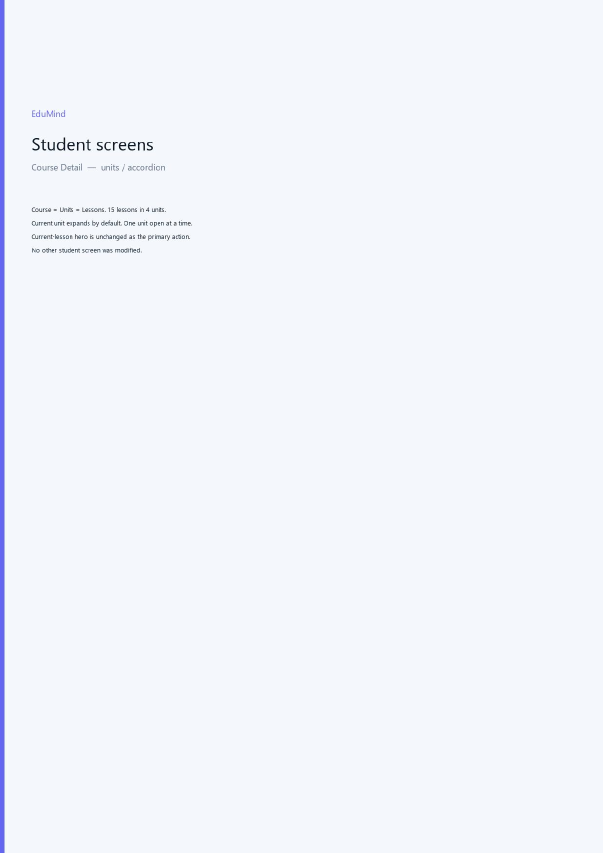
#> input picture tmp/design_pdf/student_v2-01.png, 1206 x 1706 px (shown at 1/2 size); its folder holds only this picture in this run
$ python make_contact_sheet.py
#> lines starting #> are read from the running program, lines starting #| are printed output that depends on the picture
from pathlib import Path

from PIL import Image, ImageDraw


src = Path(__file__).resolve().parent
images = sorted(src.glob("student_v2-*.png"))
thumbs = []

for index, path in enumerate(images, 1):
    image = Image.open(path).convert("RGB")
#> image is the input picture: PIL image 1206x1706 RGB; mean R, G, B 242.4, 245.4, 251.4
    image.thumbnail((220, 312))
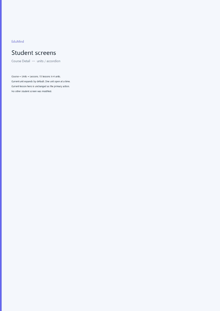
#> image: PIL image 220x311 RGB; mean R, G, B 242.4, 245.4, 251.4
    tile = Image.new("RGB", (240, 350), "white")
#> tile: PIL image 240x350 RGB; every value is 255
    tile.paste(image, ((240 - image.width) // 2, 28))
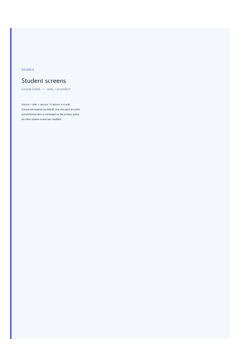
#> tile: PIL image 240x350 RGB; mean R, G, B 244.7, 247.2, 252
    draw = ImageDraw.Draw(tile)
    draw.text((10, 8), f"Page {index}", fill=(0, 0, 0))
    thumbs.append(tile)

cols = 4
rows = (len(thumbs) + cols - 1) // cols
#> rows = 1
sheet = Image.new("RGB", (cols * 240, rows * 350), (240, 240, 240))
#> sheet: PIL image 960x350 RGB; every value is 240
for index, tile in enumerate(thumbs):
    sheet.paste(tile, ((index % cols) * 240, (index // cols) * 350))
#> this loop made 1 pass
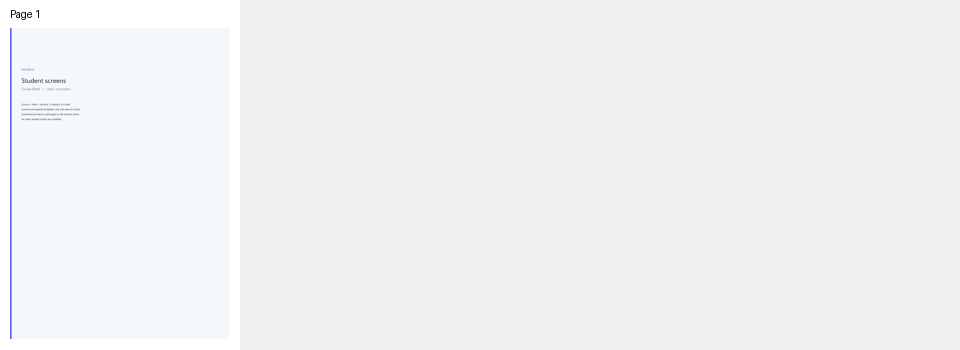
#> sheet: PIL image 960x350 RGB; mean R, G, B 241.1, 241.7, 243

output = src / "contact_sheet.png"
sheet.save(output)
print(output)

$ run again, on tmp/design_pdf/student_v2-05.png
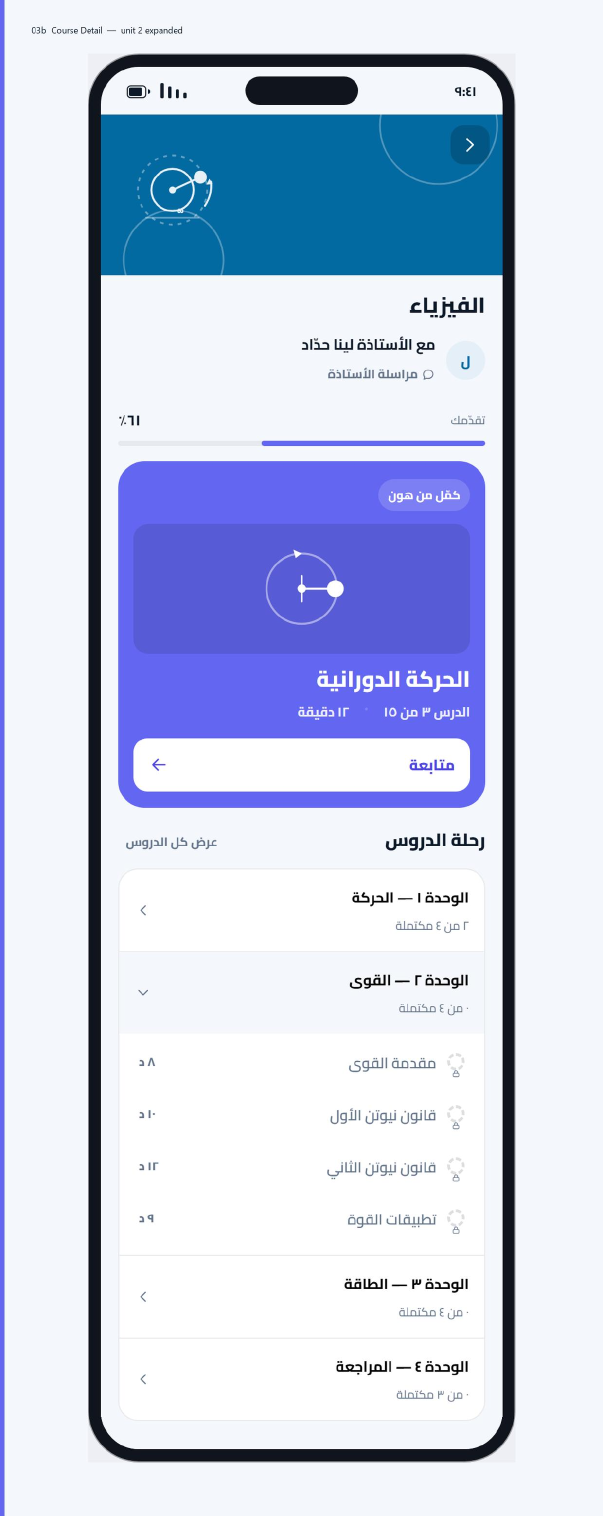
#> input picture tmp/design_pdf/student_v2-05.png, 1206 x 3031 px (shown at 1/2 size)
#> image is the input picture: PIL image 1206x3031 RGB; mean R, G, B 197.3, 206.8, 230.3
#> image: PIL image 124x312 RGB
#> `tile.paste(image, ((240 - image.width) // 2, 28))`:
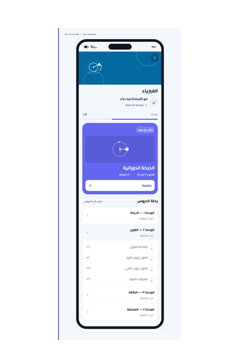
#> tile: PIL image 240x350 RGB; mean R, G, B 228.4, 232.8, 243.6
#> rows = 1
#> the loop `for index, tile in enumerate(thumbs):` made 1 pass
#> after the loop `for index, tile in enumerate(thumbs):`:
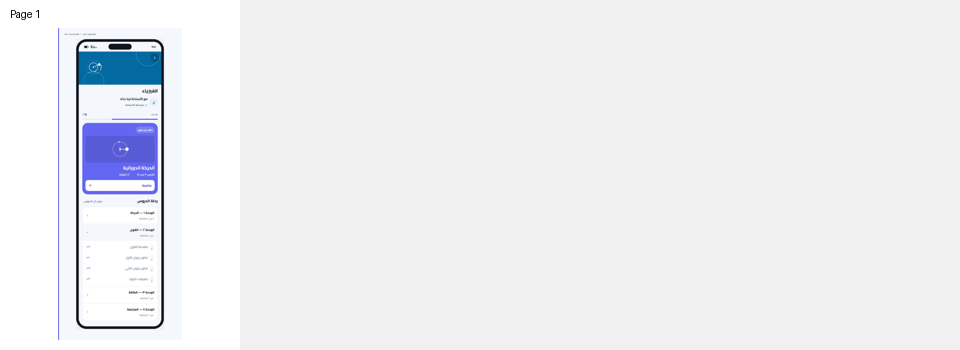
#> sheet: PIL image 960x350 RGB; mean R, G, B 237.1, 238.1, 240.8

$ run again, on tmp/design_pdf/student_v2-06.png
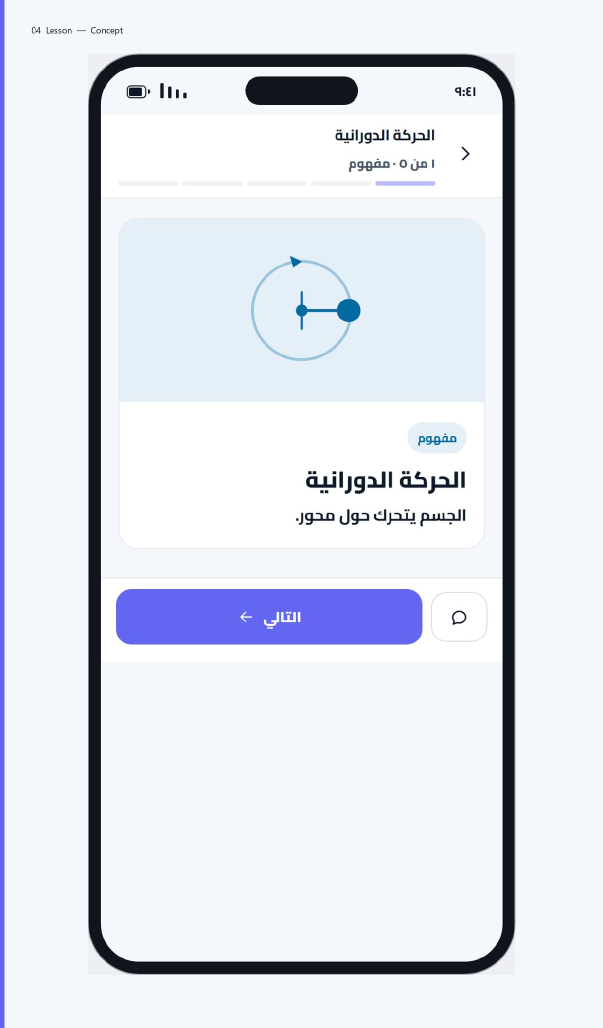
#> input picture tmp/design_pdf/student_v2-06.png, 1206 x 2056 px (shown at 1/2 size)
#> image is the input picture: PIL image 1206x2056 RGB; mean R, G, B 224.5, 228, 237.5
#> image: PIL image 183x312 RGB
#> `tile.paste(image, ((240 - image.width) // 2, 28))`:
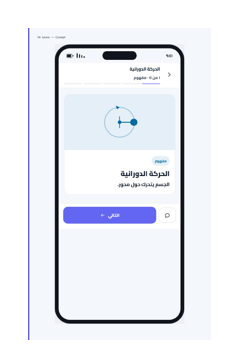
#> tile: PIL image 240x350 RGB; mean R, G, B 234.2, 236.6, 243
#> rows = 1
#> the loop `for index, tile in enumerate(thumbs):` made 1 pass
#> after the loop `for index, tile in enumerate(thumbs):`:
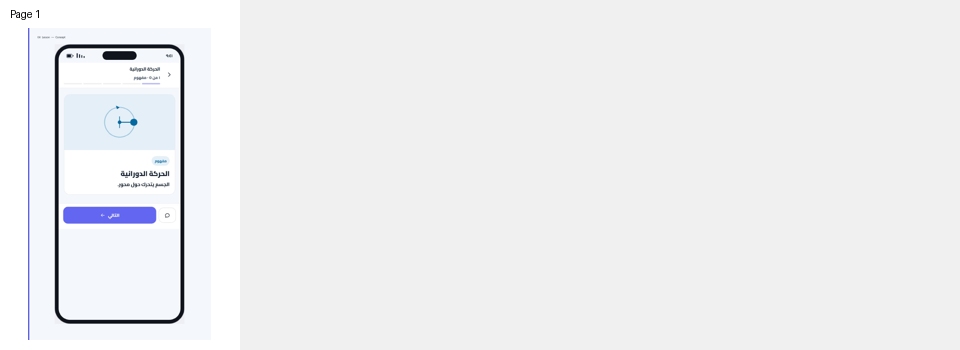
#> sheet: PIL image 960x350 RGB; mean R, G, B 238.5, 239.1, 240.7

$ run again, on tmp/design_pdf/student_v2-02.png
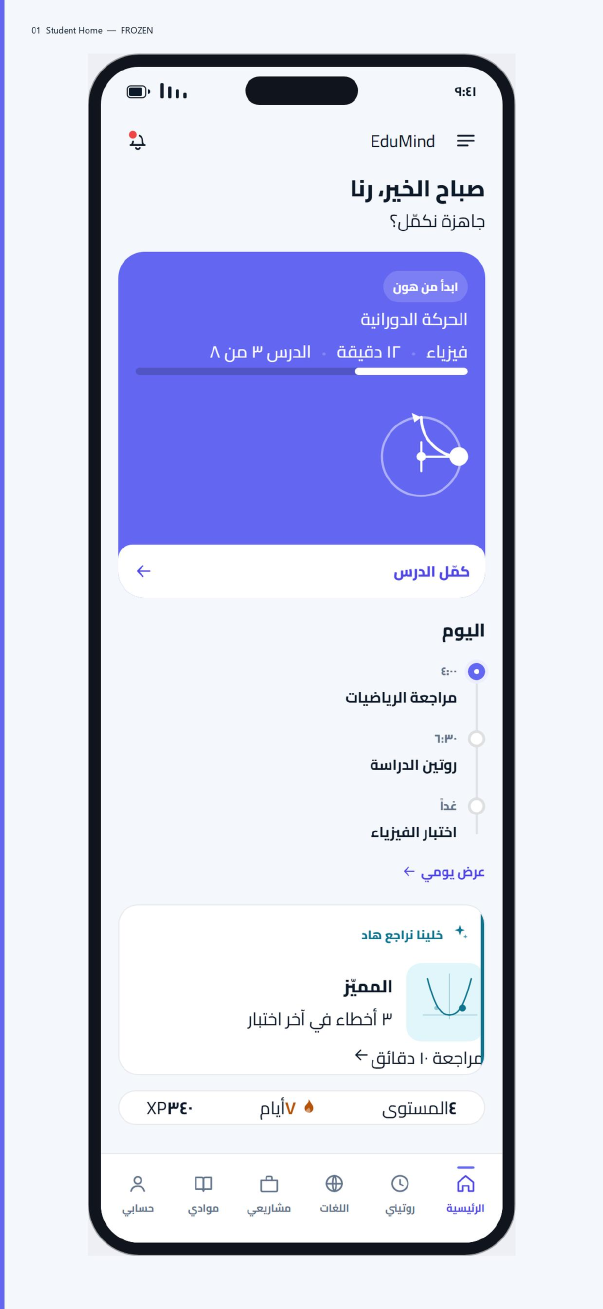
#> input picture tmp/design_pdf/student_v2-02.png, 1206 x 2618 px (shown at 1/2 size)
#> image is the input picture: PIL image 1206x2618 RGB; mean R, G, B 210.8, 213.7, 236.7
#> image: PIL image 144x312 RGB
#> `tile.paste(image, ((240 - image.width) // 2, 28))`:
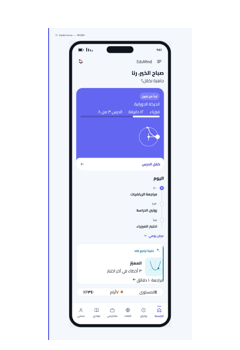
#> tile: PIL image 240x350 RGB; mean R, G, B 231.4, 232.9, 245.2
#> rows = 1
#> the loop `for index, tile in enumerate(thumbs):` made 1 pass
#> after the loop `for index, tile in enumerate(thumbs):`:
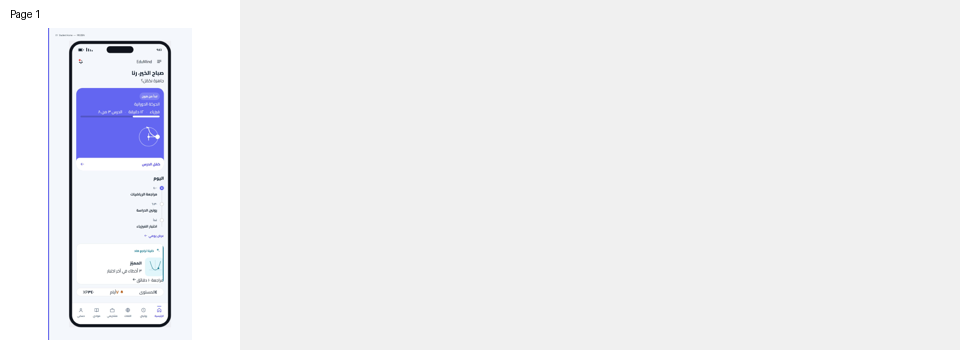
#> sheet: PIL image 960x350 RGB; mean R, G, B 237.8, 238.2, 241.2
